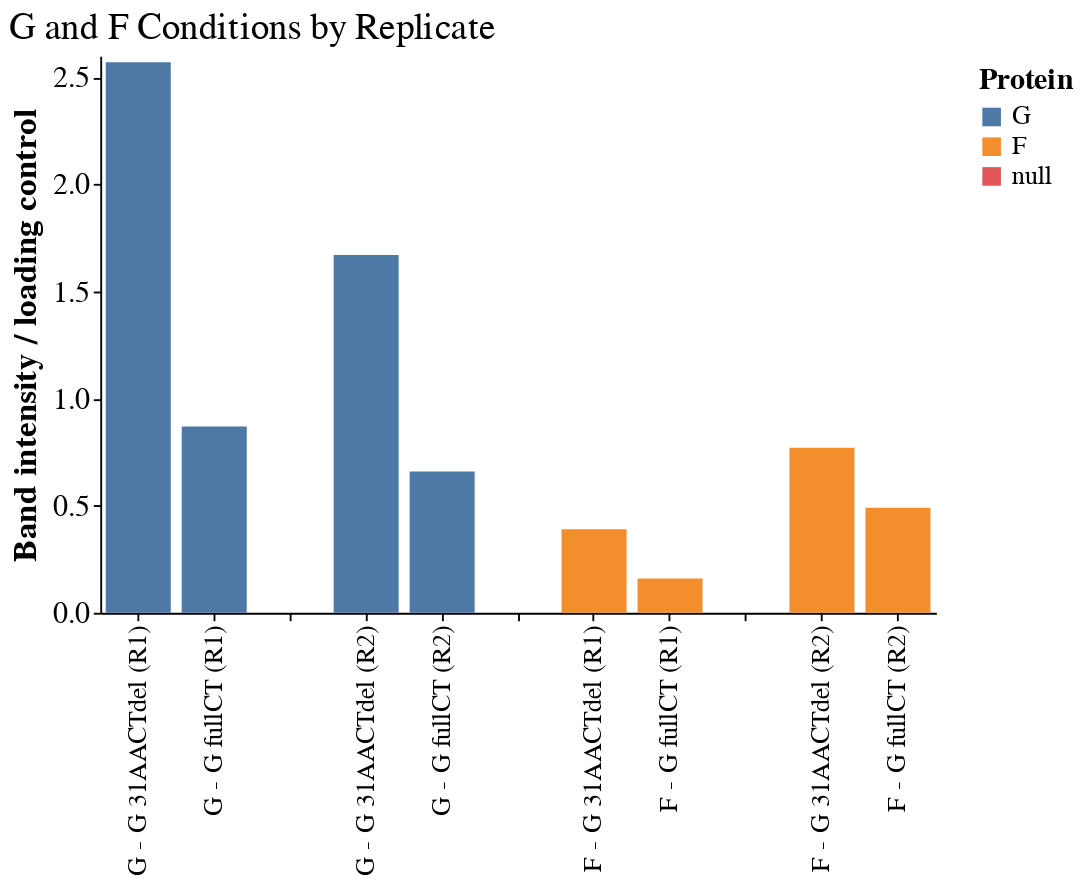

Notebook source saved alongside this figure:
### Code cell
import pandas as pd
import altair as alt

# Load and clean data
df = pd.read_csv("01_data/other/2025.05.21_Band_Quantification.csv")
df = df.rename(columns={"AUC normalized to p24": "Normalized AUC"})

# Create shortened condition label
df['Condition'] = df['Protein Measured'] + ' - ' + df['Pseudovirus'].str.replace(r"RSV Long F \+ ", "", regex=True)

# Filter to just G and F proteins and valid conditions
df = df[df['Protein Measured'].isin(['G', 'F'])]
valid_conditions = ['G - G 31AACTdel', 'G - G fullCT', 'F - G 31AACTdel', 'F - G fullCT']
df = df[df['Condition'].isin(valid_conditions)]

# Create clean x-axis labels (no replicate info)
df['x_label'] = df['Condition']

# Define visual grouping with spacers
x_order = [
    'G - G 31AACTdel (R1)',
    'G - G fullCT (R1)',
    ' ',  # spacer between replicates
    'G - G 31AACTdel (R2)',
    'G - G fullCT (R2)',
    '  ',  # wider space before F
    'F - G 31AACTdel (R1)',
    'F - G fullCT (R1)',
    '   ',  # spacer
    'F - G 31AACTdel (R2)',
    'F - G fullCT (R2)'
]

# Create Group column with replicate info for sorting
def make_group(row):
    suffix = ' (R1)' if row['Replicate'] == 1 else ' (R2)'
    return row['Condition'] + suffix

df['Group'] = df.apply(make_group, axis=1)

# Add dummy spacer rows with null values to create gaps
for label in [' ', '  ', '   ']:
    df = pd.concat([df, pd.DataFrame([{
        'Protein Measured': None,
        'Pseudovirus': None,
        'Condition': None,
        'Normalized AUC': None,
        'Replicate': None,
        'x_label': label,
        'Group': label
    }])], ignore_index=True)

# Plot
combined_chart = alt.Chart(df).mark_bar(size=35).encode(
    x=alt.X('Group:N',
            sort=x_order,
            axis=alt.Axis(
                labelExpr="replace(datum.value, ' \\(R1\\)| \\(R2\\)', '')",
                labelAngle=270,
                labelFontSize=14,
                labelFont='Arial',
                title=''
            )),
    y=alt.Y('Normalized AUC:Q',
            axis=alt.Axis(
                grid=False,
                labelFontSize=16,
                labelFont='Arial',
                titleFont='Arial',
                titleFontSize=18,
                title='Band intensity / loading control'
            )),
    color=alt.Color('Protein Measured:N',
                    title='Protein',
                    sort=['G', 'F'],
                    legend=alt.Legend(
                        labelFont='Arial',
                        labelFontSize=14,
                        titleFont='Arial',
                        titleFontSize=16)),
    tooltip=['Protein Measured', 'Condition', 'Replicate', 'Normalized AUC']
).properties(
    width=450,
    height=300,
    title=alt.TitleParams(
        text='G and F Conditions by Replicate',
        font='Arial',
        fontSize=20
    )
)

combined_chart

### Figure 1 — Vega-Lite specification as saved in the notebook (floating-point values rounded to 4 significant figures)
{"config": {"background": "transparent", "title": {"fontSize": 20, "fontWeight": "normal", "font": "Helvetica", "anchor": "start", "color": "#000000", "orient": "top", "offset": 5, "subtitleColor": "gray", "subtitleFont": "Helvetica", "subtitleFontWeight": "normal", "subtitleFontSize": 18, "subtitlePadding": 2}, "axis": {"domain": true, "domainColor": "black", "domainWidth": 1, "grid": false, "gridColor": "#DEDDDD", "gridWidth": 0.5, "labelFont": "Helvetica", "labelFontSize": 14, "labelFlush": false, "labelFontWeight": "normal", "labelPadding": 2, "tickColor": "black", "tickSize": 4, "tickWidth": 1, "titleFont": "Helvetica", "titleAlign": "center", "titleFontWeight": "bold", "titleFontSize": 14, "titlePadding": 5}, "legend": {"labelFont": "Helvetica", "labelFontSize": 14, "symbolSize": 100, "titleFont": "Helvetica", "titleFontSize": 14, "titleFontWeight": "bold", "padding": 5, "titleLimit": 200, "gradientLength": 100}, "range": {"category": ["#4e79a7", "#f28e2c", "#e15759", "#76b7b2", "#59a14f", "#edc949", "#af7aa1", "#ff9da7", "#9c755f", "#bab0ab"], "diverging": ["#c7e9b4", "#7fcdbb", "#41b6c4", "#1d91c0", "#225ea8", "#253494"]}, "view": {"stroke": "transparent", "strokeWidth": 0}, "text": {"font": "Helvetica Light", "fontSize": 14}}, "data": {"name": "data-0047eeb1ef938d7aaabe1bd5f96b7434"}, "mark": {"type": "bar", "size": 35}, "encoding": {"color": {"field": "Protein Measured", "legend": {"labelFont": "Arial", "labelFontSize": 14, "titleFont": "Arial", "titleFontSize": 16}, "sort": ["G", "F"], "title": "Protein", "type": "nominal"}, "tooltip": [{"field": "Protein Measured", "type": "nominal"}, {"field": "Condition", "type": "nominal"}, {"field": "Replicate", "type": "quantitative"}, {"field": "Normalized AUC", "type": "quantitative"}], "x": {"axis": {"labelAngle": 270, "labelExpr": "replace(datum.value, ' \\(R1\\)| \\(R2\\)', '')", "labelFont": "Arial", "labelFontSize": 14, "title": ""}, "field": "Group", "sort": ["G - G 31AACTdel (R1)", "G - G fullCT (R1)", " ", "G - G 31AACTdel (R2)", "G - G fullCT (R2)", "  ", "F - G 31AACTdel (R1)", "F - G fullCT (R1)", "   ", "F - G 31AACTdel (R2)", "F - G fullCT (R2)"], "type": "nominal"}, "y": {"axis": {"grid": false, "labelFont": "Arial", "labelFontSize": 16, "title": "Band intensity / loading control", "titleFont": "Arial", "titleFontSize": 18}, "field": "Normalized AUC", "type": "quantitative"}}, "height": 300, "title": {"text": "G and F Conditions by Replicate", "font": "Arial", "fontSize": 20}, "width": 450, "$schema": "https://vega.github.io/schema/vega-lite/v5.20.1.json", "datasets": {"data-0047eeb1ef938d7aaabe1bd5f96b7434": [{"Protein Measured": "G", "Pseudovirus": "RSV Long F + G 31AACTdel", "Replicate": 1.0, "Area under the curve": 28890.0, "Normalized AUC": 2.57, "Unnamed: 5": null, "Unnamed: 6": null, "Unnamed: 7": null, "Condition": "G - G 31AACTdel", "x_label": "G - G 31AACTdel", "Group": "G - G 31AACTdel (R1)"}, {"Protein Measured": "G", "Pseudovirus": "RSV Long F + G fullCT", "Replicate": 1.0, "Area under the curve": 6904.0, "Normalized AUC": 0.87, "Unnamed: 5": null, "Unnamed: 6": null, "Unnamed: 7": null, "Condition": "G - G fullCT", "x_label": "G - G fullCT", "Group": "G - G fullCT (R1)"}, {"Protein Measured": "F", "Pseudovirus": "RSV Long F + G 31AACTdel", "Replicate": 1.0, "Area under the curve": 4373.0, "Normalized AUC": 0.39, "Unnamed: 5": null, "Unnamed: 6": null, "Unnamed: 7": null, "Condition": "F - G 31AACTdel", "x_label": "F - G 31AACTdel", "Group": "F - G 31AACTdel (R1)"}, {"Protein Measured": "F", "Pseudovirus": "RSV Long F + G fullCT", "Replicate": 1.0, "Area under the curve": 1246.0, "Normalized AUC": 0.16, "Unnamed: 5": null, "Unnamed: 6": null, "Unnamed: 7": null, "Condition": "F - G fullCT", "x_label": "F - G fullCT", "Group": "F - G fullCT (R1)"}, {"Protein Measured": "G", "Pseudovirus": "RSV Long F + G 31AACTdel", "Replicate": 2.0, "Area under the curve": 17480.0, "Normalized AUC": 1.67, "Unnamed: 5": null, "Unnamed: 6": null, "Unnamed: 7": null, "Condition": "G - G 31AACTdel", "x_label": "G - G 31AACTdel", "Group": "G - G 31AACTdel (R2)"}, {"Protein Measured": "G", "Pseudovirus": "RSV Long F + G fullCT", "Replicate": 2.0, "Area under the curve": 6189.0, "Normalized AUC": 0.66, "Unnamed: 5": null, "Unnamed: 6": null, "Unnamed: 7": null, "Condition": "G - G fullCT", "x_label": "G - G fullCT", "Group": "G - G fullCT (R2)"}, {"Protein Measured": "F", "Pseudovirus": "RSV Long F + G 31AACTdel", "Replicate": 2.0, "Area under the curve": 8096.0, "Normalized AUC": 0.77, "Unnamed: 5": null, "Unnamed: 6": null, "Unnamed: 7": null, "Condition": "F - G 31AACTdel", "x_label": "F - G 31AACTdel", "Group": "F - G 31AACTdel (R2)"}, {"Protein Measured": "F", "Pseudovirus": "RSV Long F + G fullCT", "Replicate": 2.0, "Area under the curve": 4557.0, "Normalized AUC": 0.49, "Unnamed: 5": null, "Unnamed: 6": null, "Unnamed: 7": null, "Condition": "F - G fullCT", "x_label": "F - G fullCT", "Group": "F - G fullCT (R2)"}, {"Protein Measured": null, "Pseudovirus": null, "Replicate": NaN, "Area under the curve": null, "Normalized AUC": null, "Unnamed: 5": null, "Unnamed: 6": null, "Unnamed: 7": null, "Condition": null, "x_label": " ", "Group": " "}, {"Protein Measured": null, "Pseudovirus": null, "Replicate": NaN, "Area under the curve": null, "Normalized AUC": null, "Unnamed: 5": null, "Unnamed: 6": null, "Unnamed: 7": null, "Condition": null, "x_label": "  ", "Group": "  "}, {"Protein Measured": null, "Pseudovirus": null, "Replicate": NaN, "Area under the curve": null, "Normalized AUC": null, "Unnamed: 5": null, "Unnamed: 6": null, "Unnamed: 7": null, "Condition": null, "x_label": "   ", "Group": "   "}]}}
